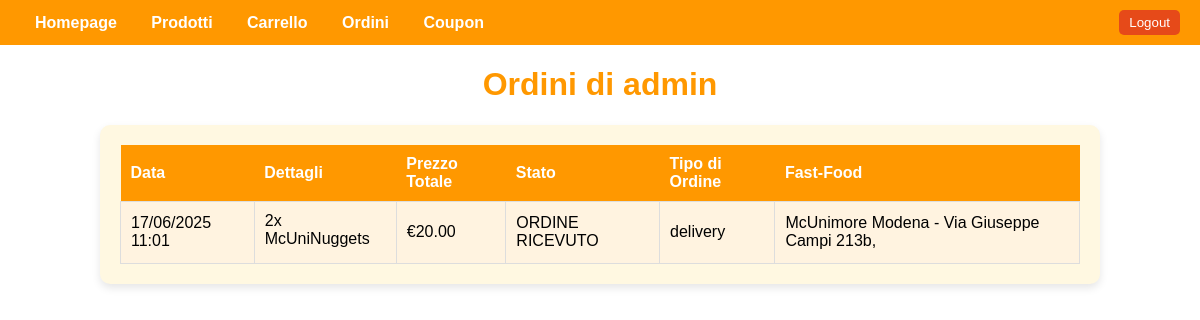
The app's page /orders/ (signed in), older data.
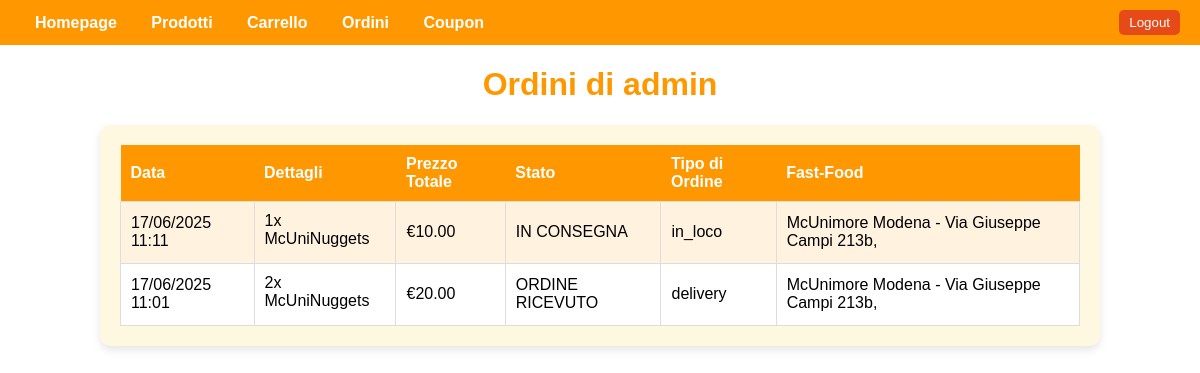
The same page, newer data.
### gestione/models.py (models this page shows, shortened)
class User(AbstractUser):
    is_ristoratore = models.BooleanField(default=False)  # Flag per identificare i ristoratori
    revealed_coupons = models.ManyToManyField('Coupon', blank=True, related_name='revealed_by_users')  # Cambia il related_name

class Order(models.Model):
    STATUS_CHOICES = [
        ('ORDINE RICEVUTO', 'Ordine Ricevuto'),
        ('IN PREPARAZIONE', 'In Preparazione'),
        ('IN CONSEGNA', 'In Consegna'),
        ('CONSEGNATO', 'Consegnato'),
    ]
    ORDER_TYPE_CHOICES = [
        ('DELIVERY', 'Delivery'),
        ('IN LOCO', 'In Loco'),
    ]
    user = models.ForeignKey(settings.AUTH_USER_MODEL, on_delete=models.CASCADE)
    created_at = models.DateTimeField(auto_now_add=True)
    total_price = models.DecimalField(max_digits=10, decimal_places=2)
    items = models.TextField()  # Salva i dettagli degli articoli come stringa
    status = models.CharField(max_length=20, choices=STATUS_CHOICES, default='ORDINE RICEVUTO')
    tipo_di_ordine = models.CharField(max_length=20, choices=ORDER_TYPE_CHOICES, default='DELIVERY')
    fast_food = models.ForeignKey(FastFood, on_delete=models.SET_NULL, null=True, blank=True)  # Fast-food per "In Loco"
    delivery_address = models.CharField(max_length=255, blank=True, null=True)  # Indirizzo per "Delivery"
    delivery_city = models.CharField(max_length=100, blank=True, null=True)  # Città per "Delivery"

class FastFood(models.Model):
    name = models.CharField(max_length=100)
    address = models.CharField(max_length=255)
    latitudine = models.FloatField()
    longitudine = models.FloatField()

### PROGETTO/views.py (the view)
# urls.py: path('orders/', views.orders_view, name='orders'),
def orders_view(request):
    if not request.user.is_authenticated:
        return redirect('login')  # Reindirizza al login se non autenticato
    orders = Order.objects.filter(user=request.user).order_by('-created_at')
    timezone_utc2 = pytz.timezone('Europe/Rome')
    for order in orders:
        order.created_at = order.created_at.astimezone(timezone_utc2)
    return render(request, 'orders.html', {'orders': orders})

### templates/orders.html (shortened to what this page needs)
{% extends 'base.html' %}
{% block content %}
<h1 style="text-align: center; color: #ff9800;">Ordini di {{ user.username }}</h1>
<div style="width: 80%; margin: 20px auto; background-color: #fff8e1; padding: 20px; border-radius: 10px; box-shadow: 0 4px 8px rgba(0, 0, 0, 0.1);">
    <table style="width: 100%; border-collapse: collapse;">
        <thead>
            <tr style="background-color: #ff9800; color: white;">
                <th style="padding: 10px; text-align: left;">Data</th>
                <th style="padding: 10px; text-align: left;">Dettagli</th>
                <th style="padding: 10px; text-align: left;">Prezzo Totale</th>
                <th style="padding: 10px; text-align: left;">Stato</th>
                <th style="padding: 10px; text-align: left;">Tipo di Ordine</th>
                <th style="padding: 10px; text-align: left;">Fast-Food</th>
            </tr>
        </thead>
        <tbody>
            {% for order in orders %}
                <tr style="background-color: {% cycle '#fff3e0' '#ffffff' %};">
                    <td style="padding: 10px; border: 1px solid #ddd;">{{ order.created_at|date:"d/m/Y H:i" }}</td>
                    <td style="padding: 10px; border: 1px solid #ddd;">
                        <ul style="margin: 0; padding: 0; list-style: none;">
                            {% for item in order.items.splitlines %}
                                <li style="margin-bottom: 5px;">{{ item }}</li>
                            {% endfor %}
                        </ul>
                    </td>
                    <td style="padding: 10px; border: 1px solid #ddd;">€{{ order.total_price }}</td>
                    <td style="padding: 10px; border: 1px solid #ddd;">{{ order.status }}</td>
                    <td style="padding: 10px; border: 1px solid #ddd;">{{ order.tipo_di_ordine }}</td>
                    <td style="padding: 10px; border: 1px solid #ddd;">
                        {% if order.fast_food %}
                            {{ order.fast_food.name }} - {{ order.fast_food.address }}, {{ order.fast_food.city }}
                        {% else %}
                            N/A
                        {% endif %}
                    </td>
                </tr>
            {% endfor %}
        </tbody>
    </table>
</div>
{% endblock %}

### templates/base.html (shortened to what this page needs)
<!DOCTYPE html>
<html lang="en">
<head>
</head>
<body>
    <div class="navbar">
        <div>
            <a href="{% url 'homepage' %}">Homepage</a>
            <a href="{% url 'prodotti' %}">Prodotti</a>
            <a href="{% url 'cart' %}">Carrello</a>
            <a href="{% url 'orders' %}">Ordini</a>
            <a href="{% url 'coupon_page' %}">Coupon</a>
        </div>
        <div class="auth-buttons">
            {% if user.is_authenticated %}
                <form method="post" action="{% url 'logout' %}">
                    <button type="submit">Logout</button>
                </form>
            {% else %}
                <button onclick="window.location.href='{% url 'login' %}'">Login</button>
                <button onclick="window.location.href='{% url 'register' %}'">Registrati</button>
            {% endif %}
        </div>
    </div>
    <div>
        {% block content %}{% endblock %}
    </div>
</body>
</html>

### templates/base.html (style rules this page uses)
body { font-family: Arial, sans-serif; margin: 0; padding: 0; }
.navbar { background-color: #ff9800; padding: 10px 20px; display: flex; justify-content: space-between; align-items: center; color: white; }
.navbar a { color: white; text-decoration: none; margin: 0 15px; font-weight: bold; }
.navbar .auth-buttons { display: flex; gap: 10px; }
.navbar button { background-color: #e64a19; color: white; border: none; padding: 5px 10px; cursor: pointer; border-radius: 5px; }

Row changes from the older to the newer data that the page shows:
added Order: created_at "17/06/2025 11:11", splitlines "1x McUniNuggets", total_price "10.00", status "IN CONSEGNA", tipo_di_ordine "in_loco", fast_food.name "McUnimore Modena", fast_food.address "Via Giuseppe Campi 213b"
